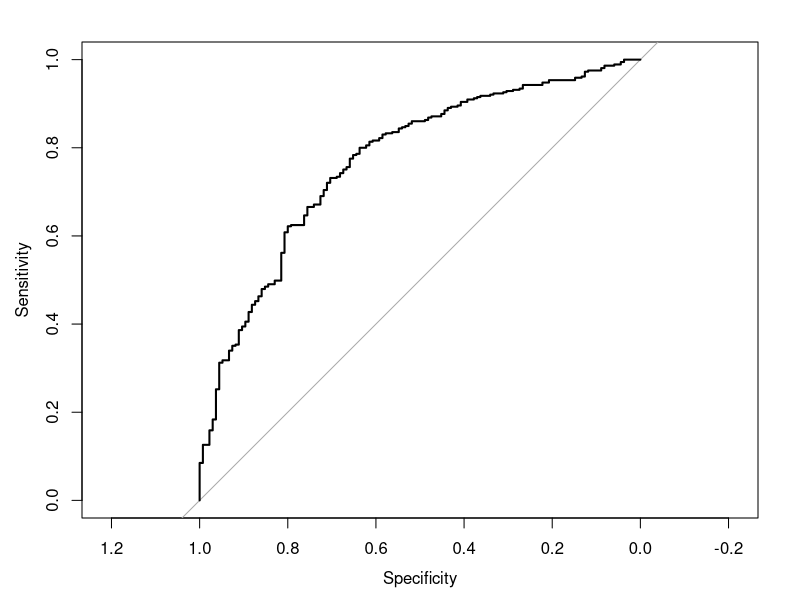
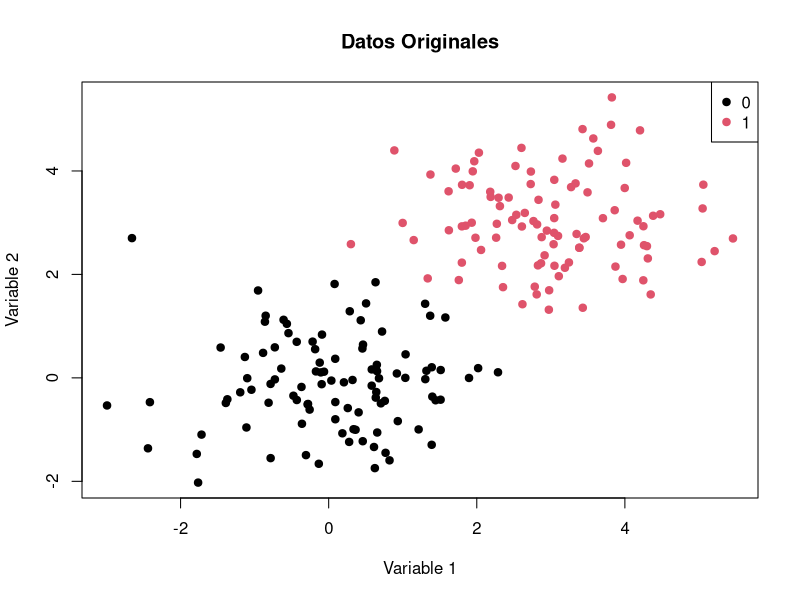
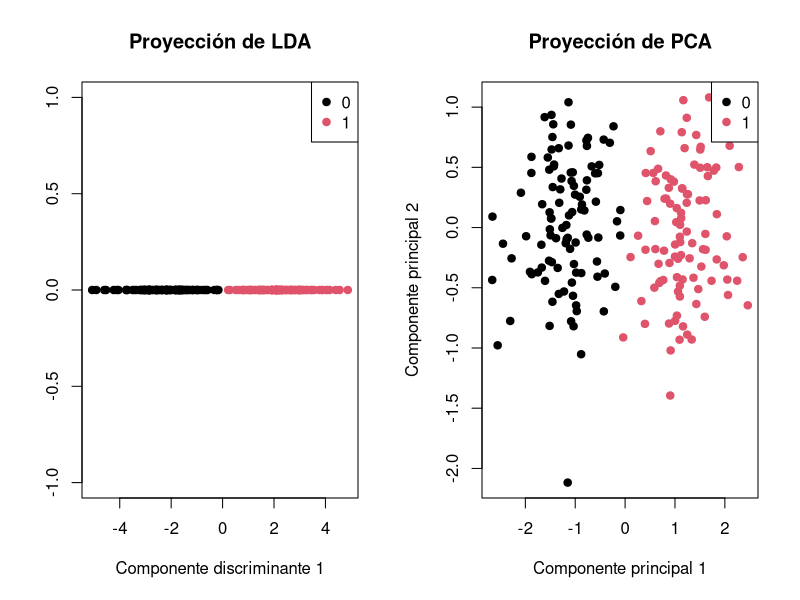
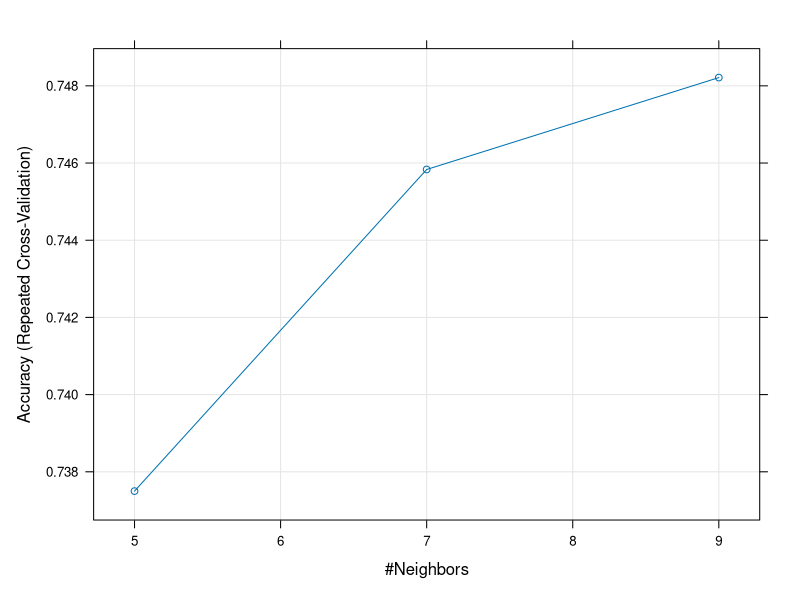
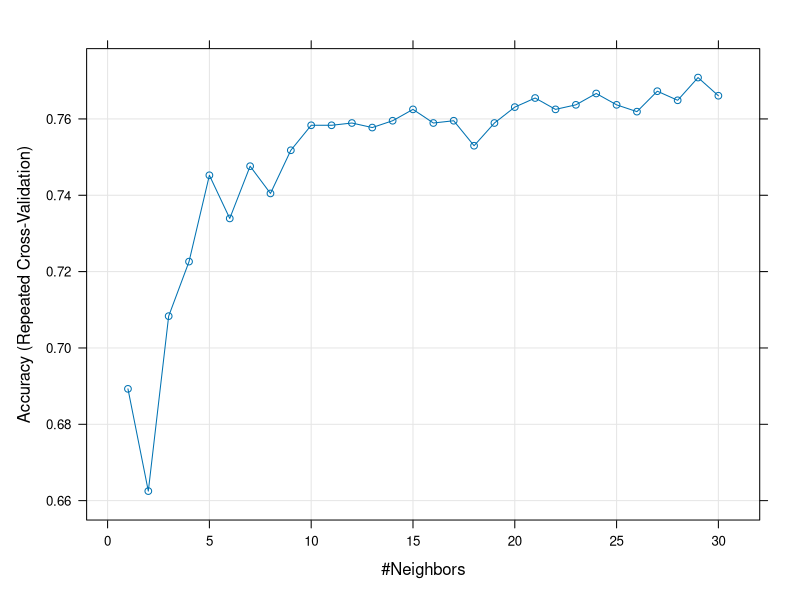
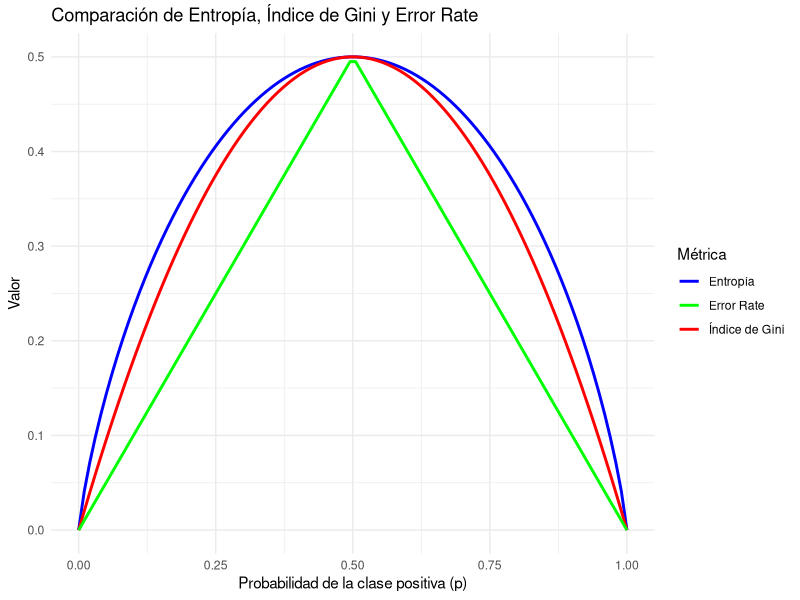

Recreate these plots in R, in order.
## ---- chunk 1
set.seed(123)

n <- 500

tiros <- data.frame(
  distancia = runif(n, 5, 35),
  angulo = runif(n, 5, 80)
)

eta <- 1.5 - 0.08*tiros$distancia + 0.03*tiros$angulo
p <- 1/(1+exp(-eta))

tiros$gol <- rbinom(n,1,p)
## ---- chunk 2
library(caret)
modelo_logit <- glm(gol ~ distancia + angulo,
                    data = tiros,
                    family = binomial)

summary(modelo_logit)
## ---- chunk 3
exp(coef(modelo_logit))
## ---- chunk 4
predicciones <- predict(modelo_logit, type="response")
head(predicciones)

clase.pred <- ifelse(predicciones > 0.5, 1, 0)
## ---- chunk 5
library(caret)

confusionMatrix(as.factor(clase.pred),
                as.factor(tiros$gol))
## ---- chunk 6
library(pROC)

roc_obj <- roc(tiros$gol, predicciones)
plot(roc_obj)
auc(roc_obj)
## ---- chunk 7

# Librerías
library(MASS)

# Semilla para reproducibilidad
set.seed(42)

# Conjunto de datos artificial
n <- 100  # número de observaciones por clase
p <- 2    # número de variables

class_0 <- matrix(rnorm(n * p, mean = 0), ncol = p)
class_1 <- matrix(rnorm(n * p, mean = 3), ncol = p)
data <- rbind(class_0, class_1)
labels <- factor(c(rep(0, n), rep(1, n)))
df <- data.frame(x1 = data[, 1], x2 = data[, 2], class = labels)

# Visualización de los datos originales
plot(df$x1, df$x2, col = df$class, pch = 19, xlab = "Variable 1", ylab = "Variable 2", main = "Datos Originales")
legend("topright", legend = levels(df$class), col = 1:length(levels(df$class)), pch = 19)

# LDA
lda_model <- lda(class ~ x1 + x2, data = df)

# Puntuaciones proyectadas en el espacio discriminante de LDA
lda_predictions <- predict(lda_model)

# PCA
pca_model <- prcomp(df[, -3], center = TRUE, scale. = TRUE)

# Puntuaciones proyectadas en el espacio de PCA
pca_predictions <- pca_model$x

# Graficar LDA y PCA
par(mfrow = c(1, 2))

# Gráfico de LDA
plot(lda_predictions$x[, 1], rep(0, length(lda_predictions$x[, 1])), col = df$class, 
     xlab = "Componente discriminante 1", ylab = "", 
     main = "Proyección de LDA", pch = 19)
legend("topright", legend = levels(df$class), col = 1:length(levels(df$class)), pch = 19)

# Gráfico de PCA
plot(pca_predictions[, 1], pca_predictions[, 2], col = df$class,
     xlab = "Componente principal 1", ylab = "Componente principal 2", 
     main = "Proyección de PCA", pch = 19)
legend("topright", legend = levels(df$class), col = 1:length(levels(df$class)), pch = 19)

par(mfrow = c(1, 1))
## ---- chunk 8
library(dplyr)
library(tidyverse)
library(caret)

# -----------------------------
# Simulación de datos deportivos
# -----------------------------
set.seed(123)

n <- 800

tiros <- data.frame(
  distancia = runif(n, 5, 35),
  angulo = runif(n, 5, 80),
  velocidad = runif(n, 50, 120),
  contraataque = factor(rbinom(n, 1, 0.3), labels = c("no", "si"))
)

# Probabilidad simulada de gol
eta <- 1.2 -
  0.09 * tiros$distancia +
  0.025 * tiros$angulo +
  0.012 * tiros$velocidad +
  0.6 * (tiros$contraataque == "si")

p <- 1 / (1 + exp(-eta))

tiros$gol <- factor(rbinom(n, 1, p), labels = c("no", "si"))

# -----------------------------
# Partición train / test
# -----------------------------
set.seed(128)
idx_train <- sample(seq_len(nrow(tiros)), size = 0.7 * nrow(tiros))

tiros.train <- tiros[idx_train, ]
tiros.test  <- tiros[-idx_train, ]
## ---- chunk 9
# Usamos 10-fold cross validation
trainControl <- trainControl(method = "repeatedcv", number = 10, repeats = 3)
metric <- "Accuracy"

set.seed(128)

df <- tiros.train %>%
  dplyr::select(distancia, angulo, velocidad, contraataque, gol)

# Escalamos solo las variables numéricas
df[, c("distancia", "angulo", "velocidad")] <- scale(df[, c("distancia", "angulo", "velocidad")])

fit.knn <- train(
  gol ~ .,
  data = df,
  method = "knn",
  metric = metric,
  trControl = trainControl
)

knn.k1 <- fit.knn$bestTune

print(fit.knn)
plot(fit.knn)
## ---- chunk 10
set.seed(128)

media_dist <- mean(tiros.train$distancia)
sd_dist <- sd(tiros.train$distancia)

media_ang <- mean(tiros.train$angulo)
sd_ang <- sd(tiros.train$angulo)

media_vel <- mean(tiros.train$velocidad)
sd_vel <- sd(tiros.train$velocidad)

df.test <- tiros.test %>%
  mutate(
    distancia = (distancia - media_dist) / sd_dist,
    angulo = (angulo - media_ang) / sd_ang,
    velocidad = (velocidad - media_vel) / sd_vel
  )

prediction <- predict(fit.knn, newdata = df.test)

cf <- confusionMatrix(
  prediction,
  as.factor(df.test$gol),
  positive = "si"
)

print(cf)
## ---- chunk 11
library(dplyr)
library(tidyverse)
library(caret)

# -----------------------------
# Simulación de datos deportivos
# -----------------------------
set.seed(123)

n <- 800

tiros <- data.frame(
  distancia = runif(n, 5, 35),
  angulo = runif(n, 5, 80),
  velocidad = runif(n, 50, 120),
  contraataque = factor(rbinom(n, 1, 0.3), labels = c("no", "si"))
)

# Probabilidad simulada de gol
eta <- 1.2 -
  0.09 * tiros$distancia +
  0.025 * tiros$angulo +
  0.012 * tiros$velocidad +
  0.6 * (tiros$contraataque == "si")

p <- 1 / (1 + exp(-eta))

tiros$gol <- factor(rbinom(n, 1, p), labels = c("no", "si"))

# -----------------------------
# Partición train / test
# -----------------------------
set.seed(128)
idx_train <- sample(seq_len(nrow(tiros)), size = 0.7 * nrow(tiros))

tiros.train <- tiros[idx_train, ]
tiros.test  <- tiros[-idx_train, ]

# -----------------------------
# Configuración del entrenamiento
# -----------------------------
trainControl <- trainControl(
  method = "repeatedcv",
  number = 10,
  repeats = 3
)

metric <- "Accuracy"

df <- tiros.train %>%
  dplyr::select(distancia, angulo, velocidad, contraataque, gol)

# Escalado de variables numéricas en entrenamiento
df[, c("distancia", "angulo", "velocidad")] <- scale(df[, c("distancia", "angulo", "velocidad")])
## ---- chunk 12
set.seed(1271)

grid <- expand.grid(.k = seq(1, 30, by = 1))

fit.knn <- train(
  gol ~ .,
  data = df,
  method = "knn",
  metric = metric,
  tuneGrid = grid,
  trControl = trainControl
)

knn.k2 <- fit.knn$bestTune

print(fit.knn)
plot(fit.knn)
## ---- chunk 13
set.seed(128)

media_dist <- mean(tiros.train$distancia)
sd_dist <- sd(tiros.train$distancia)

media_ang <- mean(tiros.train$angulo)
sd_ang <- sd(tiros.train$angulo)

media_vel <- mean(tiros.train$velocidad)
sd_vel <- sd(tiros.train$velocidad)

df.test <- tiros.test %>%
  mutate(
    distancia = (distancia - media_dist) / sd_dist,
    angulo = (angulo - media_ang) / sd_ang,
    velocidad = (velocidad - media_vel) / sd_vel
  )
## ---- chunk 14
prediction.knn <- predict(fit.knn, newdata = df.test, type = "prob")[, 2]

clase.pred.knn <- ifelse(prediction.knn > 0.5, "si", "no")

cf <- confusionMatrix(
  as.factor(clase.pred.knn),
  as.factor(df.test$gol),
  positive = "si"
)

print(cf)
## ---- chunk 15
library(ggplot2)

# Secuencia de probabilidades
p <- seq(0, 1, length.out = 100)

# Cálculo de las medidas
entropy <- -p * log2(p) - (1 - p) * log2(1 - p)
entropy[is.na(entropy)] <- 0  # log(0) da NaN

gini <- 2 * p * (1 - p)
error_rate <- pmin(p, 1 - p)

df <- data.frame(p, Entropy = entropy, Gini = gini, ErrorRate = error_rate)

# Gáfico
ggplot(df, aes(x = p)) +
  geom_line(aes(y = Entropy/2, color = "Entropía"), linewidth = 1) +
  geom_line(aes(y = Gini, color = "Índice de Gini"), linewidth = 1) +
  geom_line(aes(y = ErrorRate, color = "Error Rate"), linewidth = 1) +
  labs(title = "Comparación de Entropía, Índice de Gini y Error Rate",
       x = "Probabilidad de la clase positiva (p)",
       y = "Valor",
       color = "Métrica") +
  theme_minimal() +
  scale_color_manual(values = c("Entropía" = "blue", 
                                "Índice de Gini" = "red", 
                                "Error Rate" = "green"))
